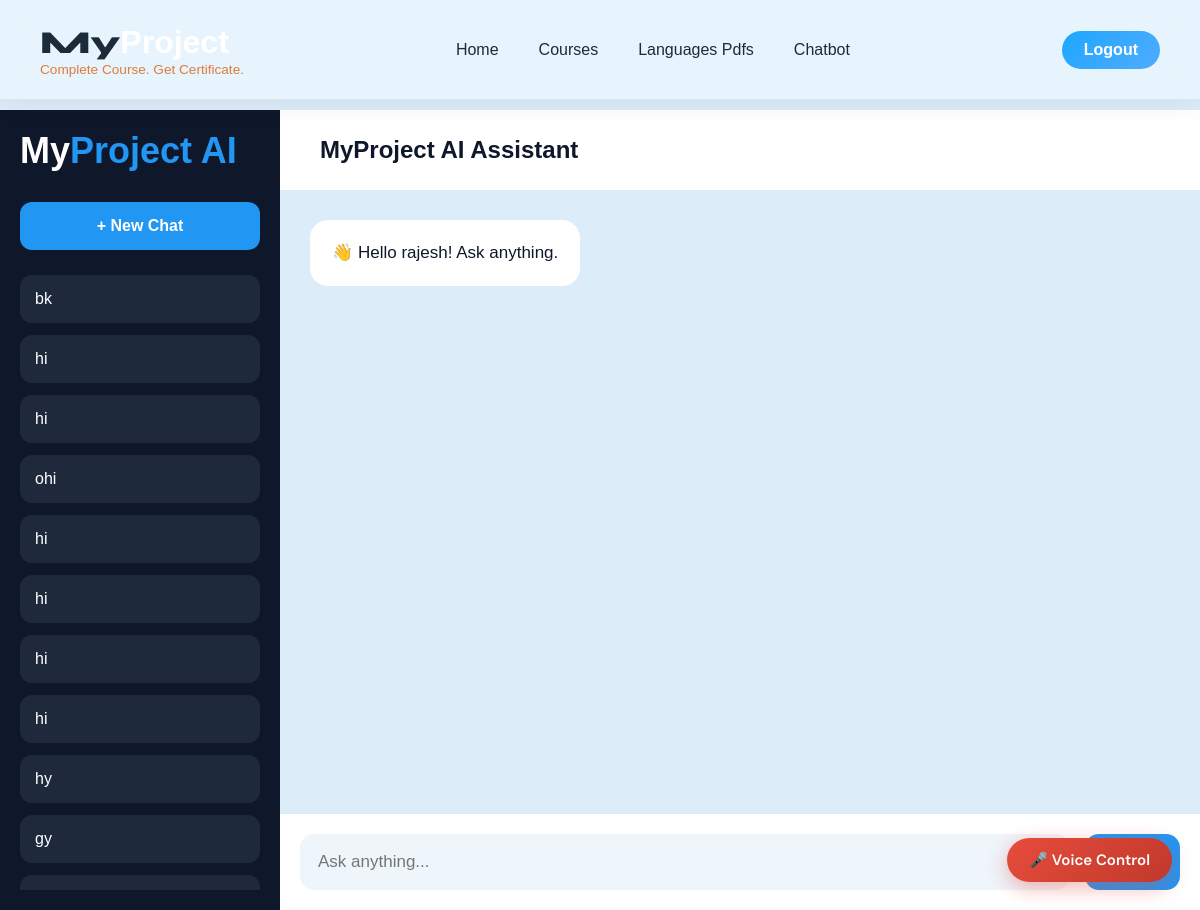
The page /chatboat/ (signed in) on the database its author committed.
### generator/models.py (models this page shows, shortened)
class Chat(models.Model):
    user = models.ForeignKey(User, on_delete=models.CASCADE)
    title = models.CharField(max_length=255)
    created_at = models.DateTimeField(auto_now_add=True)

### generator/views.py (the view, shortened to what this page needs)
# urls.py: path('chatboat/', views.chatboat, name='chatboat'),
@login_required(login_url='login_page')
def chatboat(request):
    chats = Chat.objects.filter(
        user=request.user
    ).order_by('-created_at')
    return render(request, 'chatboat.html', {
        'chats': chats
    })

### templates/chatboat.html (shortened to what this page needs)
    {% include 'header.html' %}
    <div class="main">
        <div class="sidebar">
            <div class="logo">
                <h1><span>My</span>Project AI</h1>
            </div>
            <button class="new-chat" onclick="newChat()">
                + New Chat
            </button>
            <div class="chat-history" id="chatHistory">
                {% for chat in chats %}
                <div class="chat-item">
                    {{ chat.title }}
                </div>
                {% endfor %}
            </div>
        </div>
        <div class="chat-area">
            <div class="topbar">
                <h2>MyProject AI Assistant</h2>
            </div>
            <div class="messages" id="messages">
                <div class="message bot">
                    👋 Hello {{ request.user.first_name }}! Ask anything.
                </div>
            </div>
            <div class="input-area">
                <input
                    type="text"
                    id="userInput"
                    placeholder="Ask anything..."
                >
                <button class="send-btn" onclick="sendMessage()">
                    Send
                </button>
            </div>
        </div>
    </div>

### templates/header.html (style rules this page uses)
* { margin: 0; padding: 0; box-sizing: border-box; }
.logo { font-family: 'Syne',sans-serif; font-size: 2rem; font-weight: 800; text-decoration: none; color: #1c2b3a; }
.logo span { color: #e07b39; }

### templates/chatboat.html (style rules this page uses)
* { margin:0; padding:0; box-sizing:border-box; font-family:Arial,sans-serif; }
.main { width:100%; height:100vh; display:flex; }
.sidebar { width:280px; background:#0f172a; color:white; padding:20px; display:flex; flex-direction:column; }
.logo { margin-bottom:30px; }
.logo h1 { font-size:36px; color:#2196f3; }
.logo span { color:white; }
.new-chat { width:100%; padding:15px; border:none; border-radius:12px; background:#2196f3; color:white; font-size:16px; font-weight:bold; cursor:pointer; margin-bottom:25px; }
.chat-history { flex:1; overflow-y:auto; }
.chat-item { background:#1e293b; padding:15px; border-radius:12px; margin-bottom:12px; cursor:pointer; transition:0.3s; }
.chat-area { flex:1; display:flex; flex-direction:column; height:100vh; }
.topbar { width:100%; height:80px; background:white; display:flex; align-items:center; justify-content:space-between; padding:0 40px; }
.topbar h2 { color:#0f172a; }
.messages { flex:1; padding:30px; overflow-y:auto; display:flex; flex-direction:column; gap:20px; height:calc(100vh - 160px); }
.message { max-width:70%; padding:18px 22px; border-radius:18px; line-height:30px; font-size:17px; word-wrap:break-word; }
.bot { background:white; color:#0f172a; align-self:flex-start; }
.input-area { width:100%; padding:20px; background:white; display:flex; gap:15px; position:sticky; bottom:0; }
.input-area input { flex:1; padding:18px; border:none; outline:none; background:#eef5fb; border-radius:14px; font-size:17px; }
.send-btn { padding:18px 28px; border:none; border-radius:14px; background:#2196f3; color:white; font-size:16px; font-weight:bold; cursor:pointer; }

### rows shown on the page
Chat: title "bk"
Chat: title "hi"
Chat: title "hi"
Chat: title "ohi"
Chat: title "hi"
Chat: title "hi"
Chat: title "hi"
Chat: title "hi"
Chat: title "hy"
Chat: title "gy"

### other values the page prints
{{ request.user.first_name }} "rajesh"
